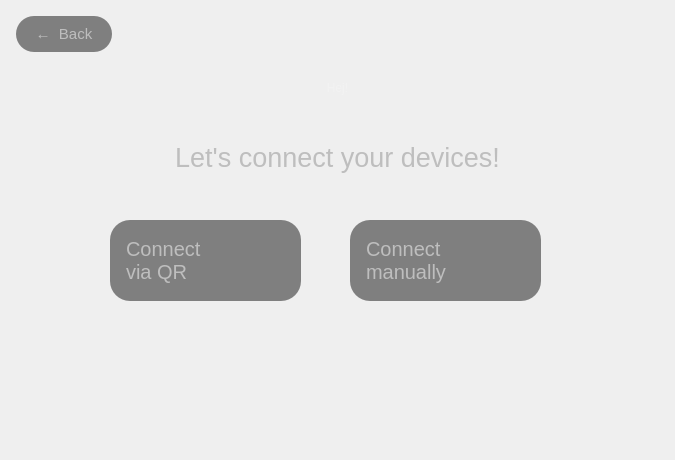
<?xml version="1.0" encoding="UTF-8"?>
<ui version="4.0">
 <class>PreparePage</class>
 <widget class="QWidget" name="PreparePage">
  <property name="geometry">
   <rect>
    <x>0</x>
    <y>0</y>
    <width>675</width>
    <height>460</height>
   </rect>
  </property>
  <property name="maximumSize">
   <size>
    <width>675</width>
    <height>460</height>
   </size>
  </property>
  <property name="windowTitle">
   <string>Form</string>
  </property>
  <widget class="QLabel" name="greetingLabel">
   <property name="geometry">
    <rect>
     <x>0</x>
     <y>40</y>
     <width>675</width>
     <height>95</height>
    </rect>
   </property>
   <property name="styleSheet">
    <string notr="true">QLabel {
    color: #F2F2F2;
    background: transparent;
}</string>
   </property>
   <property name="text">
    <string>Hej!</string>
   </property>
   <property name="alignment">
    <set>Qt::AlignmentFlag::AlignCenter</set>
   </property>
  </widget>
  <widget class="QLabel" name="subtitleLabel">
   <property name="geometry">
    <rect>
     <x>0</x>
     <y>135</y>
     <width>675</width>
     <height>45</height>
    </rect>
   </property>
   <property name="styleSheet">
    <string notr="true">QLabel {
    color: #BEBEBE;
    font-family: &quot;Segoe UI Semilight&quot;, &quot;Segoe UI&quot;;
    font-size: 20pt;
    background: transparent;
}</string>
   </property>
   <property name="text">
    <string>Let's connect your devices!</string>
   </property>
   <property name="alignment">
    <set>Qt::AlignmentFlag::AlignCenter</set>
   </property>
  </widget>
  <widget class="QPushButton" name="manualButton">
   <property name="geometry">
    <rect>
     <x>350</x>
     <y>220</y>
     <width>191</width>
     <height>81</height>
    </rect>
   </property>
   <property name="styleSheet">
    <string notr="true">QPushButton {
	background-color: rgba(50, 50, 50, 150); 
    color: #BEBEBE; 
    border-radius: 20px;
    font-family: &quot;Segoe UI&quot;;
    font-size: 15pt;
    qproperty-iconSize: 45px 45px;
	text-align: left;
	padding: 12px 24px 12px 16px;

}

QPushButton:hover {
    background-color: #3A3A3C;
}

QPushButton:pressed {
    background-color: #48484A;
}
</string>
   </property>
   <property name="text">
    <string>Connect 
manually</string>
   </property>
   <property name="icon">
    <iconset resource="../../resources.qrc">
     <normaloff>:/imgs/resources/manualIcon.png</normaloff>:/imgs/resources/manualIcon.png</iconset>
   </property>
   <property name="iconSize">
    <size>
     <width>45</width>
     <height>45</height>
    </size>
   </property>
  </widget>
  <widget class="QPushButton" name="qrButton">
   <property name="geometry">
    <rect>
     <x>110</x>
     <y>220</y>
     <width>191</width>
     <height>81</height>
    </rect>
   </property>
   <property name="styleSheet">
    <string notr="true">QPushButton {
	background-color: rgba(50, 50, 50, 150); 
    color: #BEBEBE; 
    border-radius: 20px;
    font-family: &quot;Segoe UI&quot;;
    font-size: 15pt;
    qproperty-iconSize: 45px 45px;
	text-align: left;
	padding: 12px 24px 12px 16px;

}

QPushButton:hover {
    background-color: #3A3A3C;
}

QPushButton:pressed {
    background-color: #48484A;
}
</string>
   </property>
   <property name="text">
    <string>Connect 
via QR</string>
   </property>
   <property name="icon">
    <iconset resource="../../resources.qrc">
     <normaloff>:/imgs/resources/qrIcon.png</normaloff>:/imgs/resources/qrIcon.png</iconset>
   </property>
   <property name="iconSize">
    <size>
     <width>45</width>
     <height>45</height>
    </size>
   </property>
  </widget>
  <widget class="QWidget" name="qrPanel">
   <property name="geometry">
    <rect>
     <x>0</x>
     <y>190</y>
     <width>675</width>
     <height>265</height>
    </rect>
   </property>
   <property name="styleSheet">
    <string notr="true">background: transparent;</string>
   </property>
   <widget class="QLabel" name="qrImageLabel">
    <property name="geometry">
     <rect>
      <x>227</x>
      <y>0</y>
      <width>220</width>
      <height>220</height>
     </rect>
    </property>
    <property name="alignment">
     <set>Qt::AlignmentFlag::AlignCenter</set>
    </property>
   </widget>
   <widget class="QLabel" name="urlLabel">
    <property name="geometry">
     <rect>
      <x>0</x>
      <y>230</y>
      <width>675</width>
      <height>26</height>
     </rect>
    </property>
    <property name="styleSheet">
     <string notr="true">QLabel {
    color: #8E8E93;
    font-family: &quot;Segoe UI&quot;;
    font-size: 10pt;
    background: transparent;
}</string>
    </property>
    <property name="alignment">
     <set>Qt::AlignmentFlag::AlignCenter</set>
    </property>
    <property name="textInteractionFlags">
     <set>Qt::TextInteractionFlag::TextSelectableByMouse</set>
    </property>
   </widget>
  </widget>
  <widget class="QPushButton" name="backButton">
   <property name="geometry">
    <rect>
     <x>16</x>
     <y>16</y>
     <width>96</width>
     <height>36</height>
    </rect>
   </property>
   <property name="cursor">
    <cursorShape>PointingHandCursor</cursorShape>
   </property>
   <property name="styleSheet">
    <string notr="true">QPushButton {
    background-color: rgba(50, 50, 50, 150);
    color: #BEBEBE;
    border-radius: 18px;
    font-family: &quot;Segoe UI&quot;;
    font-size: 11pt;
    padding: 4px 14px;
}

QPushButton:hover {
    background-color: #3A3A3C;
}

QPushButton:pressed {
    background-color: #48484A;
}
</string>
   </property>
   <property name="text">
    <string>←  Back</string>
   </property>
  </widget>
 </widget>
 <resources>
  <include location="../../resources.qrc"/>
 </resources>
 <connections/>
</ui>
